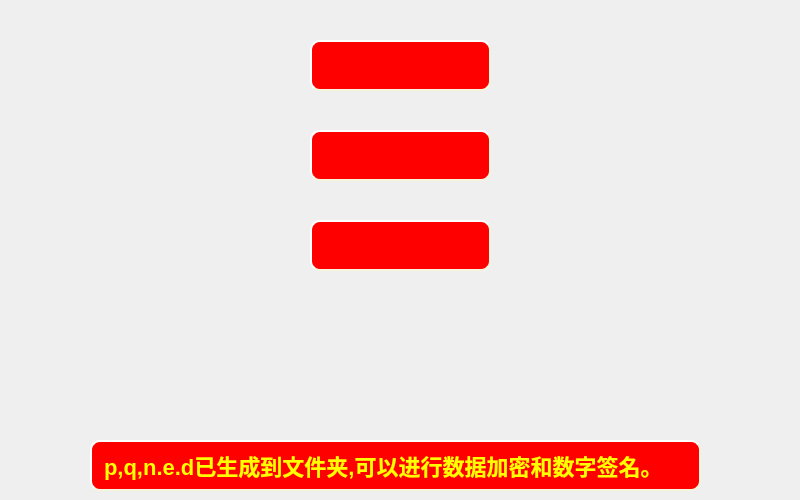
<?xml version="1.0" encoding="UTF-8"?>
<ui version="4.0">
 <class>MainWindow</class>
 <widget class="QMainWindow" name="MainWindow">
  <property name="geometry">
   <rect>
    <x>0</x>
    <y>0</y>
    <width>800</width>
    <height>500</height>
   </rect>
  </property>
  <property name="windowTitle">
   <string>MainWindow</string>
  </property>
  <property name="styleSheet">
   <string notr="true">background-image: url(:/new/images/images/background.jpg);</string>
  </property>
  <widget class="QWidget" name="centralWidget">
   <widget class="QPushButton" name="pushButton">
    <property name="geometry">
     <rect>
      <x>310</x>
      <y>40</y>
      <width>181</width>
      <height>51</height>
     </rect>
    </property>
    <property name="styleSheet">
     <string notr="true">background-color: red;
background-image: url(:/new/images/images/1.fw.png);
    border-style: outset;
    border-width: 2px;
    border-radius: 10px;
    border-color: beige;
    font: bold 22px;
    padding: 6px;
    color:red;</string>
    </property>
    <property name="text">
     <string>密 钥 生 成</string>
    </property>
   </widget>
   <widget class="QPushButton" name="pushButton_2">
    <property name="geometry">
     <rect>
      <x>310</x>
      <y>130</y>
      <width>181</width>
      <height>51</height>
     </rect>
    </property>
    <property name="styleSheet">
     <string notr="true">background-color: red;
background-image: url(:/new/images/images/1.fw.png);
    border-style: outset;
    border-width: 2px;
    border-radius: 10px;
    border-color: beige;
    font: bold 22px;
    padding: 6px;
    color:red;</string>
    </property>
    <property name="text">
     <string>数 据 加 密</string>
    </property>
   </widget>
   <widget class="QPushButton" name="pushButton_3">
    <property name="geometry">
     <rect>
      <x>310</x>
      <y>220</y>
      <width>181</width>
      <height>51</height>
     </rect>
    </property>
    <property name="styleSheet">
     <string notr="true">background-color: red;
background-image: url(:/new/images/images/1.fw.png);
    border-style: outset;
    border-width: 2px;
    border-radius: 10px;
    border-color: beige;
    font: bold 22px;
    padding: 6px;
    color:red;</string>
    </property>
    <property name="text">
     <string>数 字 签 名</string>
    </property>
   </widget>
   <widget class="QLabel" name="label">
    <property name="geometry">
     <rect>
      <x>90</x>
      <y>440</y>
      <width>611</width>
      <height>51</height>
     </rect>
    </property>
    <property name="styleSheet">
     <string notr="true">background-color: red;
background-image: url(:/new/images/images/1.fw.png);
    border-style: outset;
    border-width: 2px;
    border-radius: 10px;
    border-color: beige;
    font: bold 22px;
    padding: 6px;
    color:yellow;</string>
    </property>
    <property name="text">
     <string>p,q,n.e.d已生成到文件夹,可以进行数据加密和数字签名。</string>
    </property>
   </widget>
  </widget>
 </widget>
 <layoutdefault spacing="6" margin="11"/>
 <resources/>
 <connections/>
</ui>
